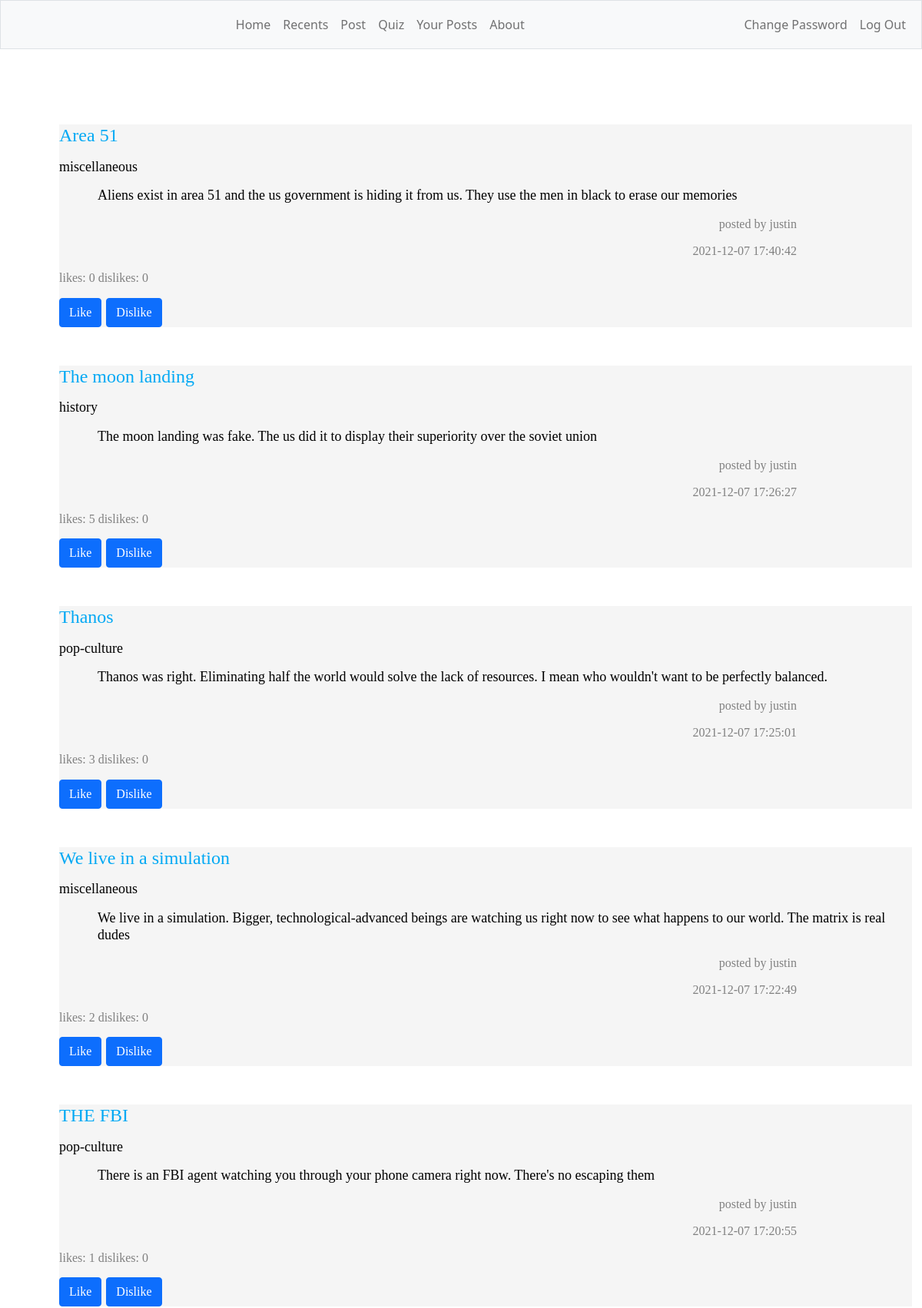
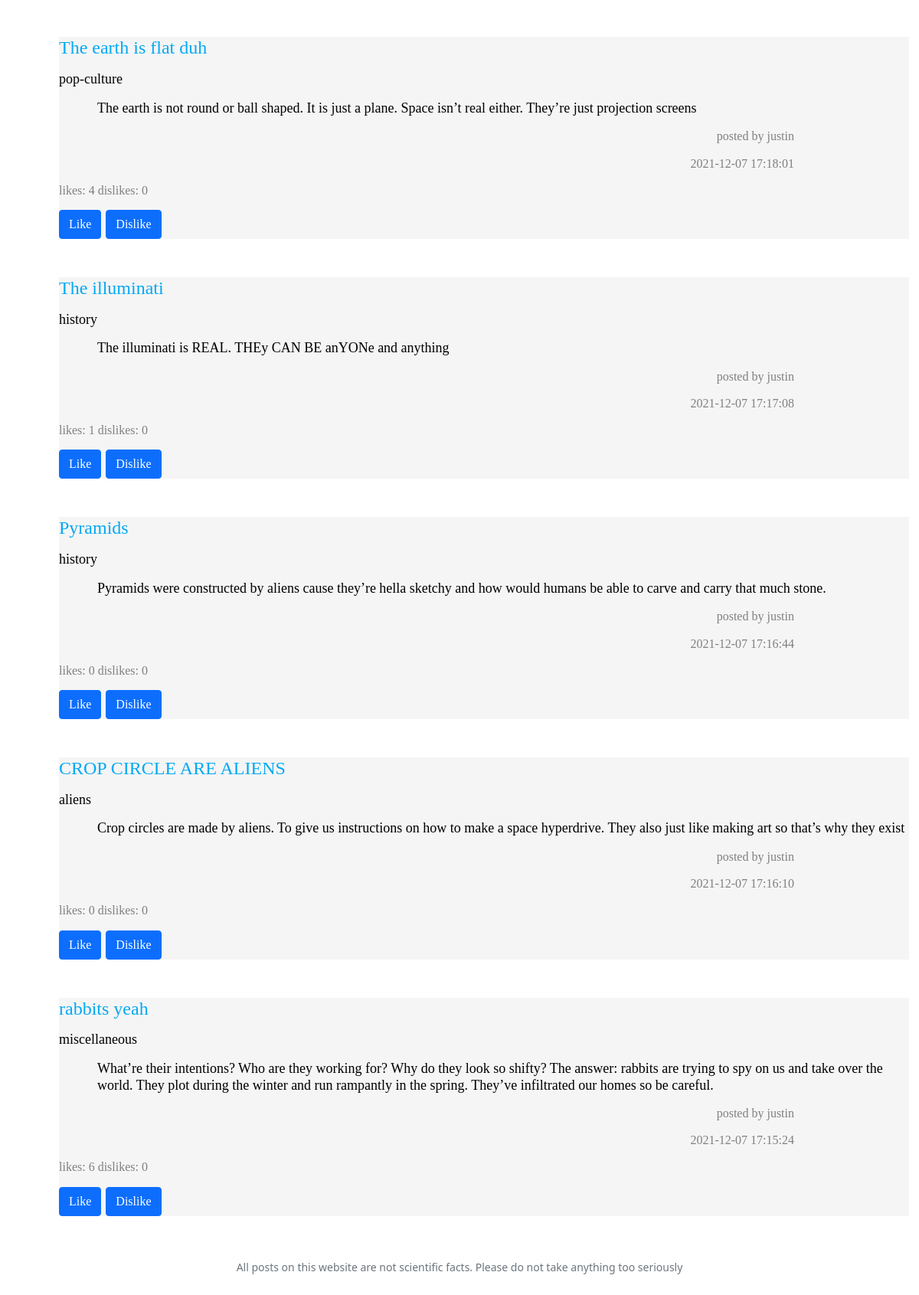
The app's page /recents (signed in), older data (2 pictures, top to bottom).
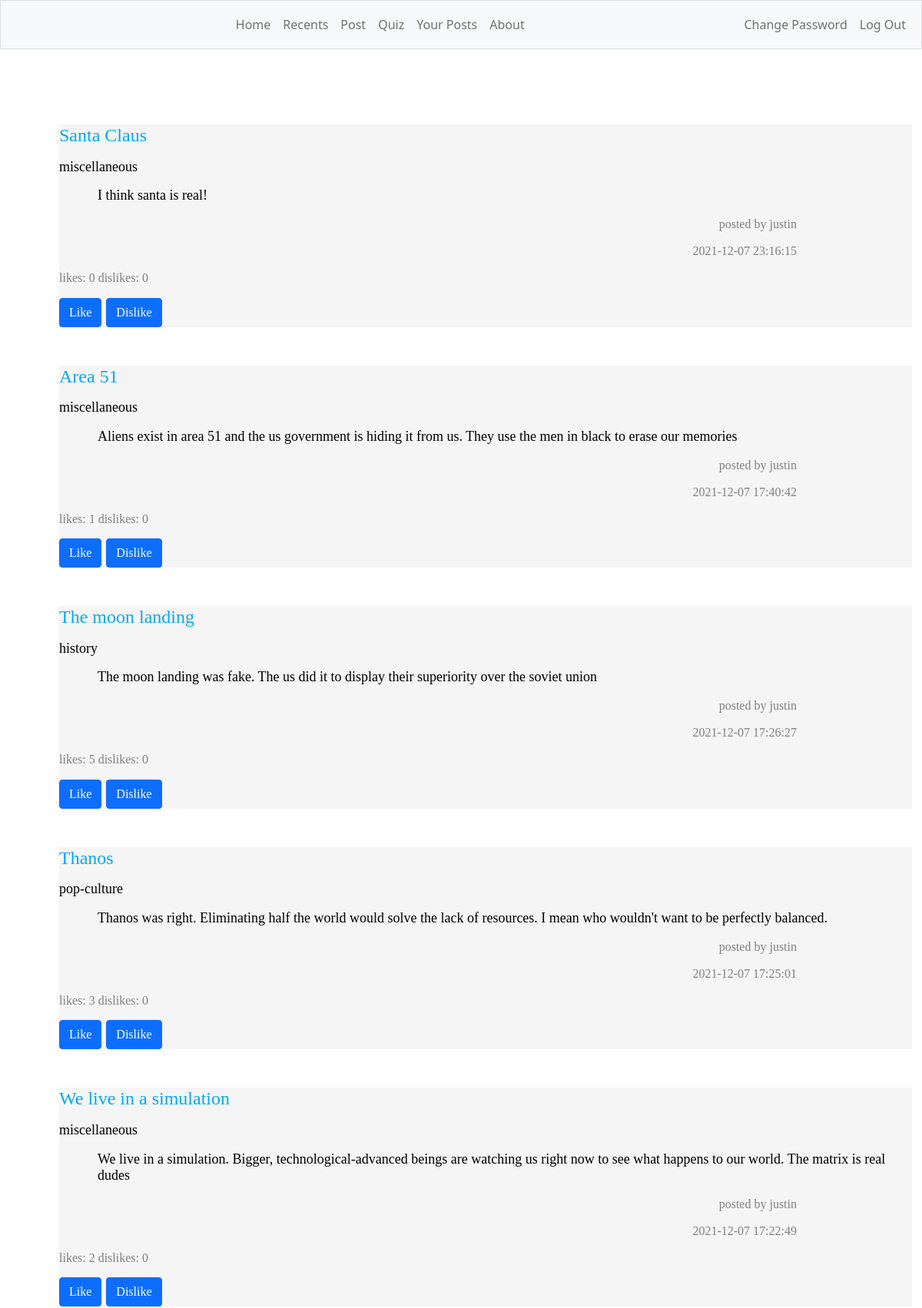
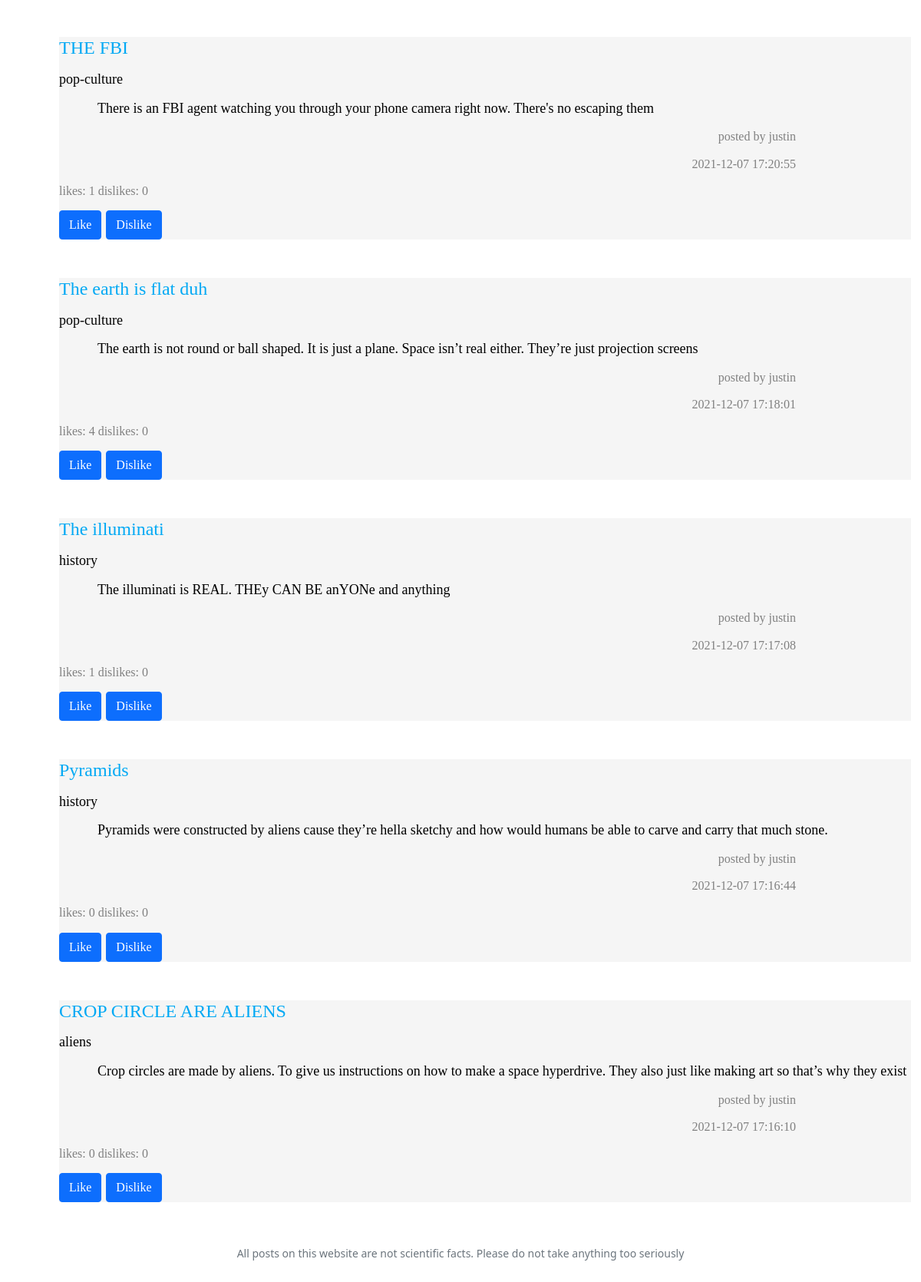
The same page, newer data (2 pictures, top to bottom).
### tables this page shows
CREATE TABLE 'theories' ('name' TEXT, 'user' TEXT, 'content' TEXT, 'upvotes' INTEGER DEFAULT 0 , 'downvotes' INTEGER DEFAULT 0 , date TEXT, id INTEGER, 'genre' TEXT DEFAULT NULL);

### app.py (the view, shortened to what this page needs)
@app.route("/recents", methods=["GET", "POST"])
@login_required
def recents():
    data = db.execute("SELECT * FROM theories ORDER BY date DESC LIMIT 10")
    if request.method == "GET":
        return render_template("recents.html", data=data)

### app.py (called while the page is built)
@app.after_request
def after_request(response):
    response.headers["Cache-Control"] = "no-cache, no-store, must-revalidate"
    response.headers["Expires"] = 0
    response.headers["Pragma"] = "no-cache"
    return response

### helpers.py (called while the page is built)
def login_required(f):
    @wraps(f)
    def decorated_function(*args, **kwargs):
        if session.get("user_id") is None:
            return redirect("/login")
        return f(*args, **kwargs)
    return decorated_function

### templates/recents.html (shortened to what this page needs)
<!DOCTYPE html>
<html lang="en">
    <head>
        <link href="https://cdn.jsdelivr.net/npm/bootstrap@5.1.3/dist/css/bootstrap.min.css" rel="stylesheet">
        <link href="/static/styles.css" rel="stylesheet">
    </head>
    <body>
        <nav class="autohide navbar navbar-expand-lg bg-light border navbar navbar-expand-md navbar-light">
            <div class="container-fluid">
                <div class="collapse navbar-collapse" id="navbar">
                    {% if session["user_id"] %}
                        <ul class="navbar-nav ms-auto">
                            <li class="nav-item"><a class="nav-link" href="/">Home</a></li>
                            <li class="nav-item"><a class="nav-link" href="/recents">Recents</a></li>
                            <li class="nav-item"><a class="nav-link" href="/post">Post</a></li>
                            <li class="nav-item"><a class="nav-link" href="/quiz">Quiz</a></li>
                            <li class="nav-item"><a class="nav-link" href="/your-posts">Your Posts</a></li>
                            <li class="nav-item"><a class="nav-link" href="/about">About</a></li>
                        </ul>
                        <ul class="navbar-nav ms-auto">
                            <li class="nav-item"><a class="nav-link" href="/change">Change Password</a></li>
                            <li class="nav-item"><a class="nav-link" href="/logout">Log Out</a></li>
                        </ul>
                    {% else %}
                        <ul class="navbar-nav ms-auto">
                            <li class="nav-item"><a class="nav-link" href="/register">Register</a></li>
                            <li class="nav-item"><a class="nav-link" href="/login">Log In</a></li>
                        </ul>
                    {% endif %}
                </div>
            </div>
        </nav>
        <main class="container-fluid py-5 text-center">
            {% block main %}
                {% for post in data %}
                <div class="container">
                    <form class="grey" action="/recents" id="like" method="post">
                        <h1 name="title" id="title" class="leftAlign crimson">{{ post.name }}</p>
                        <p id="genre" class="black medium">{{ post.genre }}</p>
                        <p class="paragraph black">{{ post.content }}</p>
                        <p class="author darkgrey">posted by {{ post.user }}</p>
                        <p class="author darkgrey">{{ post.date }}</p>
                        <p class="votes darkgrey">likes: {{ post.upvotes }} dislikes: {{ post.downvotes }}</p>
                        <button class="btn btn-primary" type="submit" name="like" value="like">Like</button>
                        <button class="btn btn-primary" type="submit" name="dislike" value="dislike">Dislike</button>
                    </form>
                </div>
                {% endfor %}
            {% endblock %}
        </main>
        <footer class="mb-5 small text-center text-muted">
            All posts on this website are not scientific facts. Please do not take anything too seriously
        </footer>
    </body>
</html>

### static/styles.css (style rules this page uses)
.container { margin-left: 50px; margin-right: 50px; padding-left: 15px; padding-right: 15px; font-family: "Comic Sans MS", "Comic Sans", cursive; }
.author { text-align: right; font-size: medium; font-family: "Comic Sans MS", "Comic Sans", cursive; margin-right: 150px; }
.crimson { color: #03a9f4; }
.paragraph { text-align: left; font-size: large; font-family: "Comic Sans MS", "Comic Sans", cursive; margin-left: 50px; }
.medium { font-size: large; }
.leftAlign { text-align: left; font-size: x-large; margin-top: 50px; font-family: "Comic Sans MS", "Comic Sans", cursive; }
.grey { background-color: #F5F5F5; }
.black { color:#000000 }
.darkgrey { color:#808080 }
.votes { font-size: medium; font-family: "Comic Sans MS", "Comic Sans", cursive; }

### templates/recents.html (style rules this page uses)
body { animation: fadeInAnimation ease 2s; animation-iteration-count: 1; animation-fill-mode: forwards; }

Row changes from the older to the newer data that the page shows:
no longer on this page (row unchanged): theories: name "rabbits yeah", genre "miscellaneous", content "What’re their intentions? Who are they working for? Why do they look so shifty? The answer: rabbits are trying to spy on us and take over the world. They plot during the winter and run rampantly in the spring. They’ve infiltrated our homes so be careful.", user "justin", date "2021-12-07 17:15:24", upvotes "6", downvotes "0"
added theories: name "Santa Claus", genre "miscellaneous", content "I think santa is real!", user "justin", date "2021-12-07 23:16:15", upvotes "0", downvotes "0"
changed theories "Area 51": upvotes "0" → "1"
